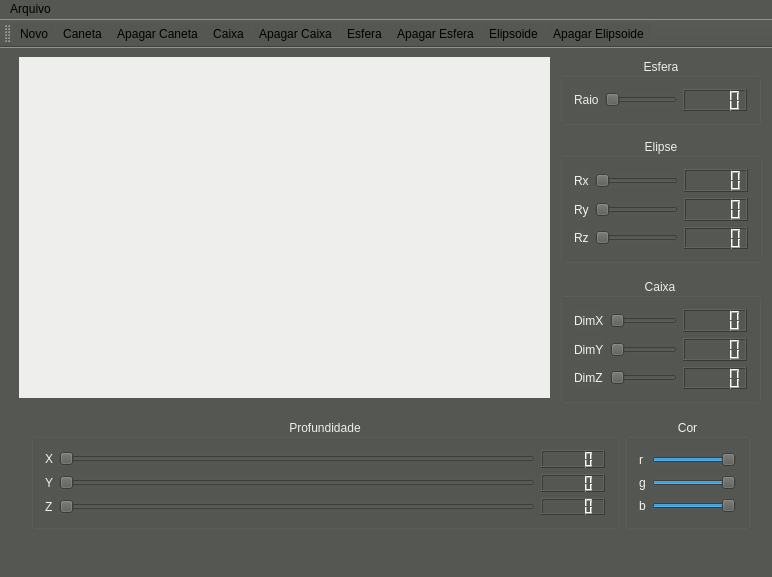
<?xml version="1.0" encoding="UTF-8"?>
<ui version="4.0">
 <class>MainWindow</class>
 <widget class="QMainWindow" name="MainWindow">
  <property name="geometry">
   <rect>
    <x>0</x>
    <y>0</y>
    <width>772</width>
    <height>577</height>
   </rect>
  </property>
  <property name="windowTitle">
   <string>MainWindow</string>
  </property>
  <property name="styleSheet">
   <string notr="true">background-color: rgb(85, 87, 83);</string>
  </property>
  <widget class="QWidget" name="centralWidget">
   <widget class="QGroupBox" name="groupBox_2">
    <property name="geometry">
     <rect>
      <x>560</x>
      <y>10</y>
      <width>201</width>
      <height>67</height>
     </rect>
    </property>
    <property name="styleSheet">
     <string notr="true">background-color: rgb(85, 87, 83);
border-top-color: rgb(211, 215, 207);
color: rgb(238, 238, 236);</string>
    </property>
    <property name="title">
     <string>Esfera</string>
    </property>
    <property name="alignment">
     <set>Qt::AlignCenter</set>
    </property>
    <layout class="QGridLayout" name="gridLayout">
     <item row="0" column="0">
      <widget class="QLabel" name="label_4">
       <property name="styleSheet">
        <string notr="true">color: rgb(238, 238, 236);</string>
       </property>
       <property name="text">
        <string>Raio</string>
       </property>
      </widget>
     </item>
     <item row="0" column="3">
      <widget class="QLCDNumber" name="lcd_esfera">
       <property name="styleSheet">
        <string notr="true">color: rgb(238, 238, 236);
</string>
       </property>
      </widget>
     </item>
     <item row="0" column="1">
      <widget class="QSlider" name="slider_raio">
       <property name="maximum">
        <number>60</number>
       </property>
       <property name="orientation">
        <enum>Qt::Horizontal</enum>
       </property>
      </widget>
     </item>
    </layout>
   </widget>
   <widget class="QGroupBox" name="groupBox_3">
    <property name="geometry">
     <rect>
      <x>560</x>
      <y>90</y>
      <width>202</width>
      <height>125</height>
     </rect>
    </property>
    <property name="styleSheet">
     <string notr="true">color: rgb(238, 238, 236);</string>
    </property>
    <property name="title">
     <string>Elipse</string>
    </property>
    <property name="alignment">
     <set>Qt::AlignCenter</set>
    </property>
    <layout class="QGridLayout" name="gridLayout_2">
     <item row="0" column="0">
      <widget class="QLabel" name="label_5">
       <property name="styleSheet">
        <string notr="true">color: rgb(243, 243, 243);</string>
       </property>
       <property name="text">
        <string>Rx</string>
       </property>
      </widget>
     </item>
     <item row="0" column="1">
      <widget class="QSlider" name="slider_rx">
       <property name="maximum">
        <number>60</number>
       </property>
       <property name="orientation">
        <enum>Qt::Horizontal</enum>
       </property>
      </widget>
     </item>
     <item row="0" column="2">
      <widget class="QLCDNumber" name="lcd_rx"/>
     </item>
     <item row="1" column="0">
      <widget class="QLabel" name="label_6">
       <property name="styleSheet">
        <string notr="true">color: rgb(243, 243, 243);</string>
       </property>
       <property name="text">
        <string>Ry</string>
       </property>
      </widget>
     </item>
     <item row="1" column="1">
      <widget class="QSlider" name="slider_ry">
       <property name="maximum">
        <number>60</number>
       </property>
       <property name="orientation">
        <enum>Qt::Horizontal</enum>
       </property>
      </widget>
     </item>
     <item row="1" column="2">
      <widget class="QLCDNumber" name="lcd_ry"/>
     </item>
     <item row="2" column="0">
      <widget class="QLabel" name="label_7">
       <property name="styleSheet">
        <string notr="true">color: rgb(243, 243, 243);</string>
       </property>
       <property name="text">
        <string>Rz</string>
       </property>
      </widget>
     </item>
     <item row="2" column="1">
      <widget class="QSlider" name="rz">
       <property name="maximum">
        <number>60</number>
       </property>
       <property name="orientation">
        <enum>Qt::Horizontal</enum>
       </property>
      </widget>
     </item>
     <item row="2" column="2">
      <widget class="QLCDNumber" name="lcd_rz"/>
     </item>
    </layout>
   </widget>
   <widget class="QGroupBox" name="groupBox_4">
    <property name="geometry">
     <rect>
      <x>560</x>
      <y>230</y>
      <width>201</width>
      <height>125</height>
     </rect>
    </property>
    <property name="styleSheet">
     <string notr="true">color: rgb(238, 238, 236);</string>
    </property>
    <property name="title">
     <string>Caixa</string>
    </property>
    <property name="alignment">
     <set>Qt::AlignCenter</set>
    </property>
    <layout class="QGridLayout" name="gridLayout_3">
     <property name="sizeConstraint">
      <enum>QLayout::SetDefaultConstraint</enum>
     </property>
     <item row="1" column="1">
      <widget class="QSlider" name="slider_Dimy">
       <property name="maximum">
        <number>60</number>
       </property>
       <property name="orientation">
        <enum>Qt::Horizontal</enum>
       </property>
      </widget>
     </item>
     <item row="1" column="2">
      <widget class="QLCDNumber" name="lcd_dimy"/>
     </item>
     <item row="2" column="1">
      <widget class="QSlider" name="slider_Dimz">
       <property name="maximum">
        <number>60</number>
       </property>
       <property name="orientation">
        <enum>Qt::Horizontal</enum>
       </property>
      </widget>
     </item>
     <item row="0" column="2">
      <widget class="QLCDNumber" name="lcd_dimx"/>
     </item>
     <item row="2" column="0">
      <widget class="QLabel" name="label_10">
       <property name="styleSheet">
        <string notr="true">color: rgb(243, 243, 243);</string>
       </property>
       <property name="text">
        <string>DimZ</string>
       </property>
      </widget>
     </item>
     <item row="1" column="0">
      <widget class="QLabel" name="label_9">
       <property name="styleSheet">
        <string notr="true">color: rgb(243, 243, 243);</string>
       </property>
       <property name="text">
        <string>DimY</string>
       </property>
      </widget>
     </item>
     <item row="2" column="2">
      <widget class="QLCDNumber" name="lcd_dimz"/>
     </item>
     <item row="0" column="0">
      <widget class="QLabel" name="label_8">
       <property name="maximumSize">
        <size>
         <width>13777167</width>
         <height>13777215</height>
        </size>
       </property>
       <property name="styleSheet">
        <string notr="true">color: rgb(243, 243, 243);</string>
       </property>
       <property name="text">
        <string>DimX</string>
       </property>
      </widget>
     </item>
     <item row="0" column="1">
      <widget class="QSlider" name="slider_Dimx">
       <property name="maximum">
        <number>60</number>
       </property>
       <property name="orientation">
        <enum>Qt::Horizontal</enum>
       </property>
      </widget>
     </item>
    </layout>
   </widget>
   <widget class="Plotter" name="widget" native="true">
    <property name="geometry">
     <rect>
      <x>19</x>
      <y>9</y>
      <width>531</width>
      <height>341</height>
     </rect>
    </property>
    <property name="styleSheet">
     <string notr="true">background-color: rgb(238, 238, 236);</string>
    </property>
   </widget>
   <widget class="QWidget" name="layoutWidget">
    <property name="geometry">
     <rect>
      <x>20</x>
      <y>360</y>
      <width>741</width>
      <height>132</height>
     </rect>
    </property>
    <layout class="QGridLayout" name="gridLayout_6" columnstretch="85,0">
     <item row="0" column="1">
      <widget class="QGroupBox" name="groupBox_5">
       <property name="styleSheet">
        <string notr="true">color: rgb(243, 243, 243);</string>
       </property>
       <property name="title">
        <string>Cor</string>
       </property>
       <property name="alignment">
        <set>Qt::AlignCenter</set>
       </property>
       <layout class="QGridLayout" name="gridLayout_4">
        <item row="0" column="1">
         <widget class="QSlider" name="slider_r">
          <property name="maximum">
           <number>10</number>
          </property>
          <property name="value">
           <number>10</number>
          </property>
          <property name="orientation">
           <enum>Qt::Horizontal</enum>
          </property>
         </widget>
        </item>
        <item row="1" column="1">
         <widget class="QSlider" name="slider_g">
          <property name="maximum">
           <number>10</number>
          </property>
          <property name="value">
           <number>10</number>
          </property>
          <property name="sliderPosition">
           <number>10</number>
          </property>
          <property name="orientation">
           <enum>Qt::Horizontal</enum>
          </property>
         </widget>
        </item>
        <item row="2" column="1">
         <widget class="QSlider" name="slider_b">
          <property name="maximum">
           <number>10</number>
          </property>
          <property name="value">
           <number>10</number>
          </property>
          <property name="orientation">
           <enum>Qt::Horizontal</enum>
          </property>
         </widget>
        </item>
        <item row="2" column="0">
         <widget class="QLabel" name="label_13">
          <property name="text">
           <string>b</string>
          </property>
         </widget>
        </item>
        <item row="1" column="0">
         <widget class="QLabel" name="label_12">
          <property name="text">
           <string>g</string>
          </property>
         </widget>
        </item>
        <item row="0" column="0">
         <widget class="QLabel" name="label_11">
          <property name="text">
           <string>r</string>
          </property>
         </widget>
        </item>
       </layout>
      </widget>
     </item>
     <item row="0" column="0">
      <widget class="QGroupBox" name="groupBox">
       <property name="styleSheet">
        <string notr="true">color: rgb(238, 238, 236);</string>
       </property>
       <property name="title">
        <string>Profundidade</string>
       </property>
       <property name="alignment">
        <set>Qt::AlignCenter</set>
       </property>
       <layout class="QGridLayout" name="gridLayout_5">
        <item row="0" column="0">
         <widget class="QLabel" name="label">
          <property name="styleSheet">
           <string notr="true">color: rgb(243, 243, 243);</string>
          </property>
          <property name="text">
           <string>X</string>
          </property>
         </widget>
        </item>
        <item row="0" column="1">
         <widget class="QSlider" name="slider_profundidadeX">
          <property name="maximum">
           <number>70</number>
          </property>
          <property name="orientation">
           <enum>Qt::Horizontal</enum>
          </property>
         </widget>
        </item>
        <item row="0" column="2">
         <widget class="QLCDNumber" name="lcdeixo_x"/>
        </item>
        <item row="1" column="0">
         <widget class="QLabel" name="label_2">
          <property name="styleSheet">
           <string notr="true">color: rgb(243, 243, 243);</string>
          </property>
          <property name="text">
           <string>Y</string>
          </property>
         </widget>
        </item>
        <item row="1" column="1">
         <widget class="QSlider" name="slider_profundidadeY">
          <property name="maximum">
           <number>70</number>
          </property>
          <property name="orientation">
           <enum>Qt::Horizontal</enum>
          </property>
         </widget>
        </item>
        <item row="1" column="2">
         <widget class="QLCDNumber" name="lcdeixo_y"/>
        </item>
        <item row="2" column="0">
         <widget class="QLabel" name="label_3">
          <property name="styleSheet">
           <string notr="true">color: rgb(243, 243, 243);</string>
          </property>
          <property name="text">
           <string>Z</string>
          </property>
         </widget>
        </item>
        <item row="2" column="1">
         <widget class="QSlider" name="slider_profundidadeZ">
          <property name="maximum">
           <number>70</number>
          </property>
          <property name="orientation">
           <enum>Qt::Horizontal</enum>
          </property>
         </widget>
        </item>
        <item row="2" column="2">
         <widget class="QLCDNumber" name="lcdeixo_z"/>
        </item>
       </layout>
      </widget>
     </item>
    </layout>
   </widget>
   <zorder>layoutWidget</zorder>
   <zorder>groupBox_2</zorder>
   <zorder>groupBox_3</zorder>
   <zorder>groupBox_4</zorder>
   <zorder>widget</zorder>
  </widget>
  <widget class="QMenuBar" name="menuBar">
   <property name="geometry">
    <rect>
     <x>0</x>
     <y>0</y>
     <width>772</width>
     <height>22</height>
    </rect>
   </property>
   <widget class="QMenu" name="menuArquivo">
    <property name="title">
     <string>Arquivo</string>
    </property>
    <addaction name="actionSalvar"/>
    <addaction name="actionExit"/>
   </widget>
   <addaction name="menuArquivo"/>
  </widget>
  <widget class="QToolBar" name="mainToolBar">
   <attribute name="toolBarArea">
    <enum>TopToolBarArea</enum>
   </attribute>
   <attribute name="toolBarBreak">
    <bool>false</bool>
   </attribute>
   <addaction name="actionNovo"/>
   <addaction name="actionCaneta"/>
   <addaction name="actionApagar_Caneta"/>
   <addaction name="actionCaixa"/>
   <addaction name="actionApagar_Caixa"/>
   <addaction name="actionEsfera"/>
   <addaction name="actionApagar_Esfera"/>
   <addaction name="actionElipsoide"/>
   <addaction name="actionApagar_Elipsoide"/>
  </widget>
  <widget class="QStatusBar" name="statusBar"/>
  <action name="actionExit">
   <property name="text">
    <string>Exit</string>
   </property>
  </action>
  <action name="actionNovo">
   <property name="icon">
    <iconset resource="recursos.qrc">
     <normaloff>:/icones/novo</normaloff>:/icones/novo</iconset>
   </property>
   <property name="text">
    <string>Novo</string>
   </property>
  </action>
  <action name="actionSalvar">
   <property name="text">
    <string>Salvar</string>
   </property>
  </action>
  <action name="actionCaneta">
   <property name="text">
    <string>Caneta</string>
   </property>
  </action>
  <action name="actionApagar_Caneta">
   <property name="text">
    <string>Apagar Caneta</string>
   </property>
  </action>
  <action name="actionCaixa">
   <property name="text">
    <string>Caixa</string>
   </property>
  </action>
  <action name="actionApagar_Caixa">
   <property name="text">
    <string>Apagar Caixa</string>
   </property>
  </action>
  <action name="actionEsfera">
   <property name="text">
    <string>Esfera</string>
   </property>
  </action>
  <action name="actionApagar_Esfera">
   <property name="text">
    <string>Apagar Esfera</string>
   </property>
  </action>
  <action name="actionElipsoide">
   <property name="text">
    <string>Elipsoide</string>
   </property>
  </action>
  <action name="actionApagar_Elipsoide">
   <property name="text">
    <string>Apagar Elipsoide</string>
   </property>
  </action>
 </widget>
 <layoutdefault spacing="6" margin="11"/>
 <customwidgets>
  <customwidget>
   <class>Plotter</class>
   <extends>QWidget</extends>
   <header>plotter.h</header>
   <container>1</container>
   <slots>
    <slot>setRaio(int)</slot>
    <slot>setDimx(int)</slot>
    <slot>setDimy(int)</slot>
    <slot>setDimz(int)</slot>
    <slot>setColor_r(int)</slot>
    <slot>setColor_g(int)</slot>
    <slot>setColor_b(int)</slot>
    <slot>setRx(int)</slot>
    <slot>setRy(int)</slot>
    <slot>setRz(int)</slot>
    <slot>setProfundidadeX(int)</slot>
    <slot>setProfundidadeY(int)</slot>
    <slot>setProfundidadeZ(int)</slot>
   </slots>
  </customwidget>
 </customwidgets>
 <resources>
  <include location="recursos.qrc"/>
 </resources>
 <connections>
  <connection>
   <sender>slider_profundidadeX</sender>
   <signal>valueChanged(int)</signal>
   <receiver>lcdeixo_x</receiver>
   <slot>display(int)</slot>
   <hints>
    <hint type="sourcelabel">
     <x>424</x>
     <y>463</y>
    </hint>
    <hint type="destinationlabel">
     <x>618</x>
     <y>477</y>
    </hint>
   </hints>
  </connection>
  <connection>
   <sender>slider_profundidadeY</sender>
   <signal>valueChanged(int)</signal>
   <receiver>lcdeixo_y</receiver>
   <slot>display(int)</slot>
   <hints>
    <hint type="sourcelabel">
     <x>290</x>
     <y>500</y>
    </hint>
    <hint type="destinationlabel">
     <x>618</x>
     <y>507</y>
    </hint>
   </hints>
  </connection>
  <connection>
   <sender>slider_raio</sender>
   <signal>valueChanged(int)</signal>
   <receiver>lcd_esfera</receiver>
   <slot>display(int)</slot>
   <hints>
    <hint type="sourcelabel">
     <x>665</x>
     <y>121</y>
    </hint>
    <hint type="destinationlabel">
     <x>748</x>
     <y>125</y>
    </hint>
   </hints>
  </connection>
  <connection>
   <sender>slider_profundidadeZ</sender>
   <signal>valueChanged(int)</signal>
   <receiver>lcdeixo_z</receiver>
   <slot>display(int)</slot>
   <hints>
    <hint type="sourcelabel">
     <x>433</x>
     <y>525</y>
    </hint>
    <hint type="destinationlabel">
     <x>618</x>
     <y>537</y>
    </hint>
   </hints>
  </connection>
  <connection>
   <sender>slider_rx</sender>
   <signal>valueChanged(int)</signal>
   <receiver>lcd_rx</receiver>
   <slot>display(int)</slot>
   <hints>
    <hint type="sourcelabel">
     <x>679</x>
     <y>201</y>
    </hint>
    <hint type="destinationlabel">
     <x>749</x>
     <y>205</y>
    </hint>
   </hints>
  </connection>
  <connection>
   <sender>slider_ry</sender>
   <signal>valueChanged(int)</signal>
   <receiver>lcd_ry</receiver>
   <slot>display(int)</slot>
   <hints>
    <hint type="sourcelabel">
     <x>679</x>
     <y>230</y>
    </hint>
    <hint type="destinationlabel">
     <x>749</x>
     <y>234</y>
    </hint>
   </hints>
  </connection>
  <connection>
   <sender>rz</sender>
   <signal>valueChanged(int)</signal>
   <receiver>lcd_rz</receiver>
   <slot>display(int)</slot>
   <hints>
    <hint type="sourcelabel">
     <x>673</x>
     <y>259</y>
    </hint>
    <hint type="destinationlabel">
     <x>723</x>
     <y>241</y>
    </hint>
   </hints>
  </connection>
  <connection>
   <sender>slider_Dimx</sender>
   <signal>valueChanged(int)</signal>
   <receiver>lcd_dimx</receiver>
   <slot>display(int)</slot>
   <hints>
    <hint type="sourcelabel">
     <x>678</x>
     <y>341</y>
    </hint>
    <hint type="destinationlabel">
     <x>724</x>
     <y>324</y>
    </hint>
   </hints>
  </connection>
  <connection>
   <sender>slider_Dimy</sender>
   <signal>valueChanged(int)</signal>
   <receiver>lcd_dimy</receiver>
   <slot>display(int)</slot>
   <hints>
    <hint type="sourcelabel">
     <x>678</x>
     <y>370</y>
    </hint>
    <hint type="destinationlabel">
     <x>712</x>
     <y>354</y>
    </hint>
   </hints>
  </connection>
  <connection>
   <sender>slider_Dimz</sender>
   <signal>valueChanged(int)</signal>
   <receiver>lcd_dimz</receiver>
   <slot>display(int)</slot>
   <hints>
    <hint type="sourcelabel">
     <x>678</x>
     <y>399</y>
    </hint>
    <hint type="destinationlabel">
     <x>715</x>
     <y>383</y>
    </hint>
   </hints>
  </connection>
  <connection>
   <sender>actionExit</sender>
   <signal>triggered()</signal>
   <receiver>MainWindow</receiver>
   <slot>exit()</slot>
   <hints>
    <hint type="sourcelabel">
     <x>-1</x>
     <y>-1</y>
    </hint>
    <hint type="destinationlabel">
     <x>386</x>
     <y>282</y>
    </hint>
   </hints>
  </connection>
  <connection>
   <sender>slider_raio</sender>
   <signal>valueChanged(int)</signal>
   <receiver>widget</receiver>
   <slot>setRaio(int)</slot>
   <hints>
    <hint type="sourcelabel">
     <x>632</x>
     <y>112</y>
    </hint>
    <hint type="destinationlabel">
     <x>490</x>
     <y>115</y>
    </hint>
   </hints>
  </connection>
  <connection>
   <sender>slider_Dimx</sender>
   <signal>valueChanged(int)</signal>
   <receiver>widget</receiver>
   <slot>setDimx(int)</slot>
   <hints>
    <hint type="sourcelabel">
     <x>643</x>
     <y>333</y>
    </hint>
    <hint type="destinationlabel">
     <x>531</x>
     <y>336</y>
    </hint>
   </hints>
  </connection>
  <connection>
   <sender>slider_Dimy</sender>
   <signal>valueChanged(int)</signal>
   <receiver>widget</receiver>
   <slot>setDimy(int)</slot>
   <hints>
    <hint type="sourcelabel">
     <x>628</x>
     <y>361</y>
    </hint>
    <hint type="destinationlabel">
     <x>532</x>
     <y>365</y>
    </hint>
   </hints>
  </connection>
  <connection>
   <sender>slider_Dimz</sender>
   <signal>valueChanged(int)</signal>
   <receiver>widget</receiver>
   <slot>setDimz(int)</slot>
   <hints>
    <hint type="sourcelabel">
     <x>624</x>
     <y>392</y>
    </hint>
    <hint type="destinationlabel">
     <x>531</x>
     <y>392</y>
    </hint>
   </hints>
  </connection>
  <connection>
   <sender>slider_r</sender>
   <signal>valueChanged(int)</signal>
   <receiver>widget</receiver>
   <slot>setColor_r(int)</slot>
   <hints>
    <hint type="sourcelabel">
     <x>711</x>
     <y>462</y>
    </hint>
    <hint type="destinationlabel">
     <x>515</x>
     <y>396</y>
    </hint>
   </hints>
  </connection>
  <connection>
   <sender>slider_g</sender>
   <signal>valueChanged(int)</signal>
   <receiver>widget</receiver>
   <slot>setColor_g(int)</slot>
   <hints>
    <hint type="sourcelabel">
     <x>693</x>
     <y>493</y>
    </hint>
    <hint type="destinationlabel">
     <x>472</x>
     <y>376</y>
    </hint>
   </hints>
  </connection>
  <connection>
   <sender>slider_b</sender>
   <signal>valueChanged(int)</signal>
   <receiver>widget</receiver>
   <slot>setColor_b(int)</slot>
   <hints>
    <hint type="sourcelabel">
     <x>666</x>
     <y>522</y>
    </hint>
    <hint type="destinationlabel">
     <x>378</x>
     <y>388</y>
    </hint>
   </hints>
  </connection>
  <connection>
   <sender>slider_rx</sender>
   <signal>valueChanged(int)</signal>
   <receiver>widget</receiver>
   <slot>setRx(int)</slot>
   <hints>
    <hint type="sourcelabel">
     <x>601</x>
     <y>194</y>
    </hint>
    <hint type="destinationlabel">
     <x>501</x>
     <y>195</y>
    </hint>
   </hints>
  </connection>
  <connection>
   <sender>slider_ry</sender>
   <signal>valueChanged(int)</signal>
   <receiver>widget</receiver>
   <slot>setRy(int)</slot>
   <hints>
    <hint type="sourcelabel">
     <x>617</x>
     <y>223</y>
    </hint>
    <hint type="destinationlabel">
     <x>518</x>
     <y>225</y>
    </hint>
   </hints>
  </connection>
  <connection>
   <sender>rz</sender>
   <signal>valueChanged(int)</signal>
   <receiver>widget</receiver>
   <slot>setRz(int)</slot>
   <hints>
    <hint type="sourcelabel">
     <x>615</x>
     <y>254</y>
    </hint>
    <hint type="destinationlabel">
     <x>495</x>
     <y>259</y>
    </hint>
   </hints>
  </connection>
  <connection>
   <sender>slider_profundidadeX</sender>
   <signal>valueChanged(int)</signal>
   <receiver>widget</receiver>
   <slot>setProfundidadeX(int)</slot>
   <hints>
    <hint type="sourcelabel">
     <x>212</x>
     <y>463</y>
    </hint>
    <hint type="destinationlabel">
     <x>195</x>
     <y>389</y>
    </hint>
   </hints>
  </connection>
  <connection>
   <sender>slider_profundidadeY</sender>
   <signal>valueChanged(int)</signal>
   <receiver>widget</receiver>
   <slot>setProfundidadeY(int)</slot>
   <hints>
    <hint type="sourcelabel">
     <x>114</x>
     <y>501</y>
    </hint>
    <hint type="destinationlabel">
     <x>104</x>
     <y>377</y>
    </hint>
   </hints>
  </connection>
  <connection>
   <sender>slider_profundidadeZ</sender>
   <signal>valueChanged(int)</signal>
   <receiver>widget</receiver>
   <slot>setProfundidadeZ(int)</slot>
   <hints>
    <hint type="sourcelabel">
     <x>258</x>
     <y>522</y>
    </hint>
    <hint type="destinationlabel">
     <x>251</x>
     <y>384</y>
    </hint>
   </hints>
  </connection>
 </connections>
 <slots>
  <slot>exit()</slot>
 </slots>
</ui>
